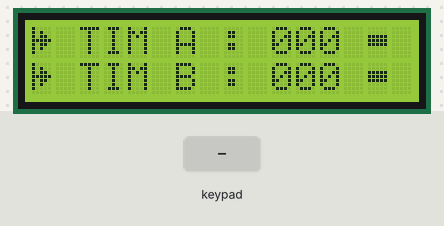
Recording of a program running on a simulated Arduino Pro Mini, built with avr-gcc and run on an emulated ATmega328P. Shown: 16×2 character LCD. The test bench sets the inputs (shaded band). EEPROM starts erased.

Above: at 1.3 s.
1.4 s: keypad keys 5 4 3 2 A pressed 0.4 s apart
At 4.0 s:
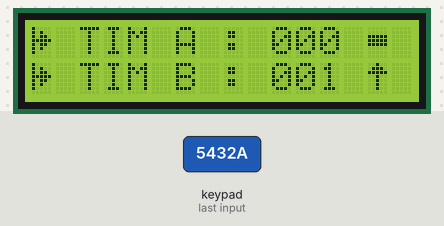
4.9 s: key '1' pressed
At 5.4 s:
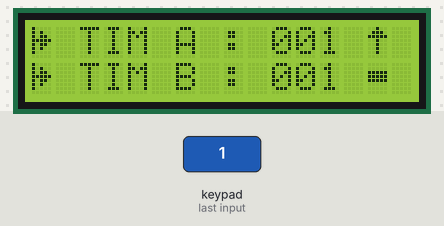
6.4 s: key 'B' pressed
At 6.7 s:
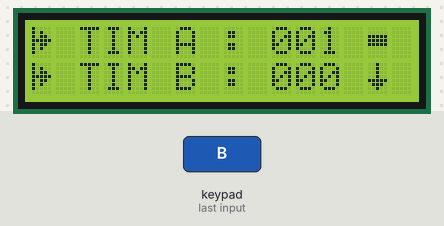
7.9 s: key '0' pressed
At 9.1 s:
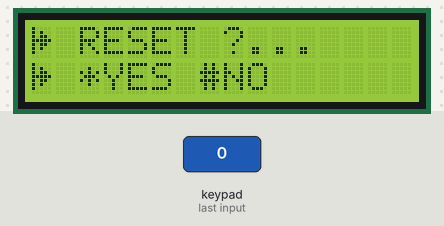
9.4 s: keypad keys 9 8 7 6 * pressed 0.4 s apart
At 11.3 s:
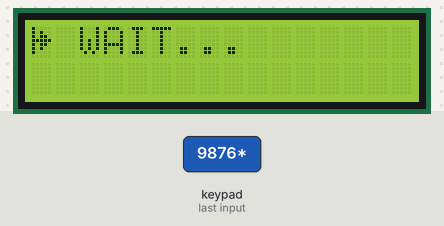
13.6 s: key 'A' pressed
At 14.6 s:
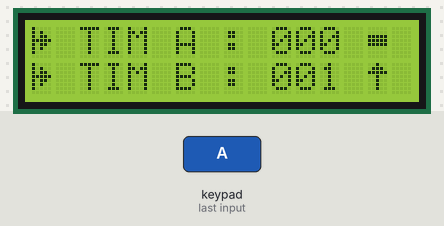
Timing chart, 0 to 16.1 s (numbered marks = the images above; inputs shaded):
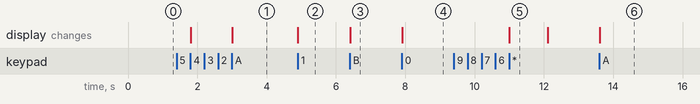

The program:

main.cpp
```cpp
#include <Arduino.h>
#include <Keypad.h>
#include <EEPROM.h>
#include <LiquidCrystal.h>
#include <SoftwareSerial.h>

#define DEBUG true
#define SERIAL_SPEED 9600

#define ROWS 4
#define COLS 4

#define CONS 1
#define UPER 2
#define DOWN 3

#define LEFTS 0
#define RIGHTS 1

#define REFRESH 2000
#define MAX_EEPROM 10
#define MAX_COUNTER 126

byte pinRows[ROWS] = {9, 8, 7, 6};
byte pinCols[COLS] = {5, 4, 3, 2};
char keyChar[ROWS][COLS] = {
  {'1', '2', '3', 'A'},
  {'4', '5', '6', 'B'},
  {'7', '8', '9', 'C'},
  {'*', '0', '#', 'D'},
};

static byte symbolLefts = CONS;
static byte symbolRight = CONS;
static int16_t counterLefts = 0;
static int16_t counterRight = 0;
String counterLeftsString, counterRightString;

SoftwareSerial teamLefts(10, 11);
SoftwareSerial teamRight(12, 13);
LiquidCrystal lcd(A4, A5, A0, A1, A2, A3);
Keypad keypad = Keypad(makeKeymap(keyChar), pinRows, pinCols, ROWS, COLS);

const byte numCustomChar = 4;
byte customChar[numCustomChar][8] = {
  {0x10, 0x14, 0x16, 0x1f, 0x16, 0x14, 0x10, 0x00},
  {0x00, 0x00, 0x1f, 0x1f, 0x1f, 0x00, 0x00, 0x00},
  {0x04, 0x0E, 0x1f, 0x04, 0x04, 0x04, 0x04, 0x00},
  {0x04, 0x04, 0x04, 0x04, 0x1f, 0x0e, 0x04, 0x00},
};

void setup(void) {
  if (EEPROM.read(10)) {
    for (int i = 0; i <= MAX_EEPROM; i ++) {
      EEPROM.write(i, 0x00);
    }
  }

  lcd.begin(16, 2);
  lcd.clear();
  for (int i = 0; i < numCustomChar; i++) {
    lcd.createChar((byte)i, customChar[i]);
  }
  teamLefts.begin(SERIAL_SPEED);
  teamRight.begin(SERIAL_SPEED);
}

void loop(void) {
  main: {}
  lcd.setCursor(0, 0); lcd.write((byte)0);
  lcd.setCursor(0, 1); lcd.write((byte)0);
  lcd.setCursor(2, 0); lcd.print("TIM A : 000");
  lcd.setCursor(2, 1); lcd.print("TIM B : 000");
  lcd.setCursor(14,0); lcd.write((byte)CONS);
  lcd.setCursor(14,1); lcd.write((byte)CONS);
  counterLefts = EEPROM.read(LEFTS);
  counterRight = EEPROM.read(RIGHTS);
  teamLefts.write(counterLefts);
  teamRight.write(counterRight);
  counterLefts = counterLefts < 0 ? 0 : counterLefts > MAX_COUNTER ? MAX_COUNTER : counterLefts;
  counterLeftsString = (counterLefts < 10) ? ("00" + (String)counterLefts) \
  : (counterLefts < 100) ? ("0" + (String)counterLefts) : (String)counterLefts;
  counterRight = counterRight < 0 ? 0 : counterRight > MAX_COUNTER ? MAX_COUNTER : counterRight;
  counterRightString = (counterRight < 10) ? ("00" + (String)counterRight) \
  : (counterRight < 100) ? ("0" + (String)counterRight) : (String)counterRight;
  while (true) {
    char key = keypad.getKey();

    if (key != '\0') {
      if (key == '1' || key == '4') {
        if (key == '1') { counterLefts ++; symbolLefts = UPER; symbolRight = CONS; }
        if (key == '4') { counterLefts --; symbolLefts = DOWN; symbolRight = CONS; }
        counterLefts = counterLefts < 0 ? 0 : counterLefts > MAX_COUNTER ? MAX_COUNTER : counterLefts;
        counterLeftsString = (counterLefts < 10) ? ("00" + (String)counterLefts) \
        : (counterLefts < 100) ? ("0" + (String)counterLefts) : (String)counterLefts;
        teamLefts.write(counterLefts);
        EEPROM.write(LEFTS, counterLefts);
      }
      if (key == 'A' || key == 'B') {
        if (key == 'A') { counterRight ++; symbolLefts = CONS; symbolRight = UPER; }
        if (key == 'B') { counterRight --; symbolLefts = CONS; symbolRight = DOWN; }
        counterRight = counterRight < 0 ? 0 : counterRight > MAX_COUNTER ? MAX_COUNTER : counterRight;
        counterRightString = (counterRight < 10) ? ("00" + (String)counterRight) \
        : (counterRight < 100) ? ("0" + (String)counterRight) : (String)counterRight;
        teamRight.write(counterRight);
        EEPROM.write(RIGHTS, counterRight);
      }
      if (key == '0') {
        lcd.clear();
        goto reset;
      }
    }
    lcd.setCursor(10,0); lcd.print(counterLeftsString);
    lcd.setCursor(10,1); lcd.print(counterRightString);
    lcd.setCursor(14,0); lcd.write((byte)symbolLefts);
    lcd.setCursor(14,1); lcd.write((byte)symbolRight);
    static unsigned long prevMillis = 0;
    unsigned long currentMillis = millis();
    if (currentMillis - prevMillis > REFRESH) {
      prevMillis = currentMillis;
      teamLefts.write(counterLefts);
      teamRight.write(counterRight);
    }
  }
  reset: {}
  while (true) {
    lcd.setCursor(0, 0); lcd.write((byte)0);
    lcd.setCursor(0, 1); lcd.write((byte)0);
    lcd.setCursor(2, 0); lcd.print("RESET ?...");
    lcd.setCursor(2, 1); lcd.print("*YES #NO");
    char key = keypad.getKey();
    if (key == '*') {
      lcd.clear();
      lcd.setCursor(0, 0); lcd.write((byte)0);
      lcd.setCursor(2, 0); lcd.print("WAIT...");
      for (int i = 0; i <= MAX_EEPROM; i++) {
        EEPROM.write(i, 0x00);
        delay(100);
      }
      symbolLefts = CONS;
      symbolRight = CONS;
      lcd.clear();
      goto main;
    }
    if (key == '#') {
      lcd.clear();
      goto main;
    }
  }
}
```

Measured:
- after the input at 1.4 s, the display: first changes after 0.41 s (image 1 shows a later state)
- after the input at 4.9 s, the display: changes at once (image 2)
- after the input at 6.4 s, the display: changes at once (image 3)
- after the input at 7.9 s, the display: changes at once (image 4)
- after the input at 9.4 s, the display: changes after 1.6 s (image 5)
- after the input at 13.6 s, the display: changes at once (image 6)
- what the display in image 5 shows lasts 1.1 s, from 11.0 s to 12.1 s
